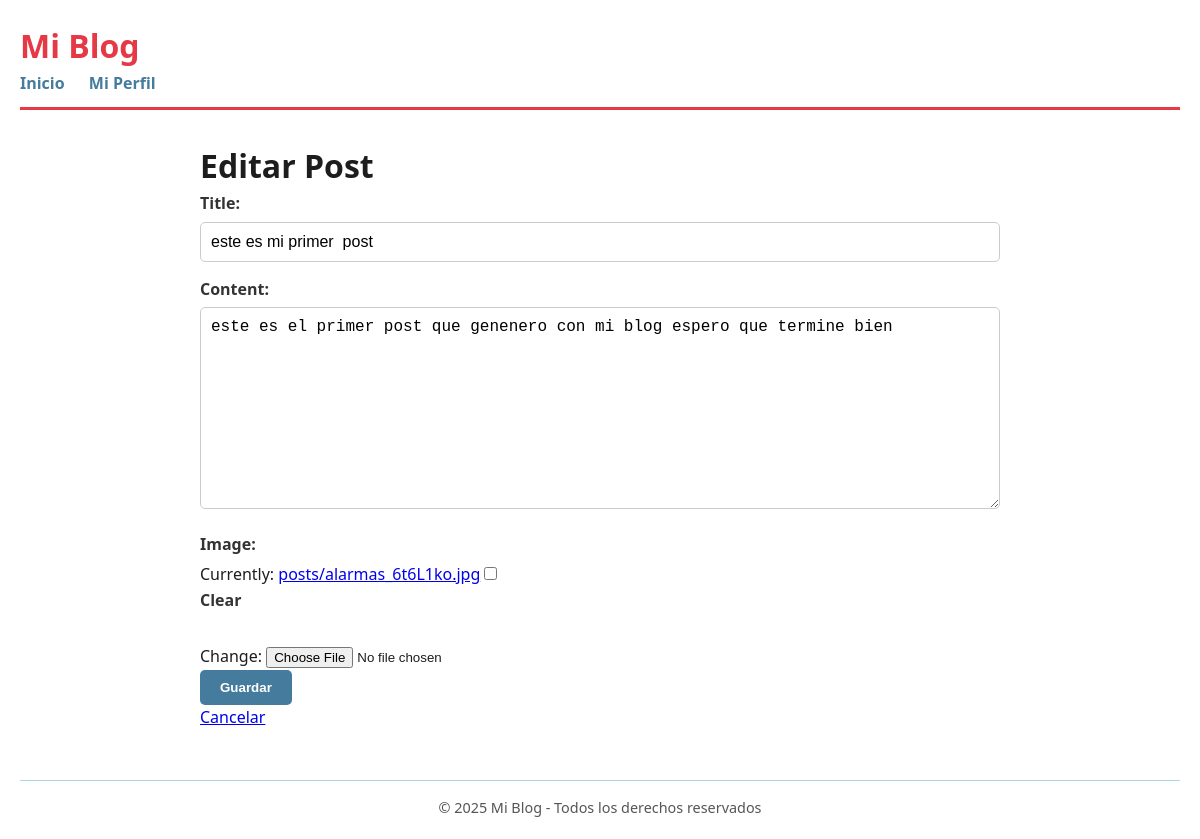
Page /post/2/editar/ (signed in) on the committed database.
### post/models.py (models this page shows, shortened)
class Post(models.Model):
    profile = models.ForeignKey( Profile, on_delete=models.CASCADE, related_name='posts' )
    title = models.CharField(max_length=200)
    content = models.TextField()
    image = models.ImageField(upload_to='posts/', null=True, blank=True)
    created_at = models.DateTimeField(auto_now_add=True)
    updated_at = models.DateTimeField(auto_now=True)
    class Meta: ordering = ['-created_at'] # Orden por defecto (más nuevo primero)
    verbose_name = "Post"
    verbose_name_plural = "Posts"

### post/views.py (the view)
# urls.py: path('<int:pk>/editar/', PostUpdateView.as_view(), name='post_edit'),
class PostUpdateView(LoginRequiredMixin, UserPassesTestMixin, UpdateView):
    model = Post
    fields = ['title', 'content', 'image']
    template_name = 'posts/post_form.html'
    success_url = reverse_lazy('post_list')
    def test_func(self):
        post = self.get_object()
        return post.profile == self.request.user.profile

### templates/posts/post_form.html (shortened to what this page needs)
{% extends 'base.html' %}
{% block content %}
<h1>
  {% if form.instance.pk %}
    Editar Post
  {% else %}
    Crear Post
  {% endif %}
</h1>
<form method="POST" enctype="multipart/form-data">
  {{ form.as_p }}
  <button type="submit">Guardar</button>
</form>
<a href="{% url 'post_list' %}">Cancelar</a>
{% endblock %}

### static/css/style.css (style rules this page uses)
* { margin: 0; padding: 0; box-sizing: border-box; }
body { font-family: 'Segoe UI', Tahoma, Geneva, Verdana, sans-serif; background-color: #FFFFFF; color: #1D1D1D; line-height: 1.6; padding: 20px; }
form input[type="text"], form input[type="email"], form input[type="password"], form textarea, form select { width: 100%; padding: 10px; border: 1px solid #ccc; border-radius: 5px; margin-bottom: 15px; font-size: 1rem; }
form label { font-weight: 600; margin-bottom: 5px; display: block; color: #333; }
form button, form input[type="submit"] { background-color: #457B9D; color: white; padding: 10px 20px; border: none; border-radius: 5px; cursor: pointer; font-weight: 600; transition: background-color 0.3s ease; }

### rows in the picture
Post: title "este es mi primer post", content "este es el primer post que genenero con mi blog espero que termine bien"
